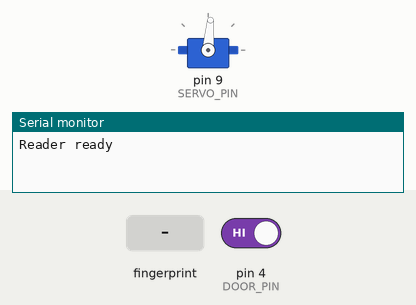
The sketch below on a simulated Arduino Uno, built with avr-gcc and run on an emulated ATmega328P. Shown: servo, the last lines printed to the serial monitor. Inputs (shaded band) come from the test bench; at power-on: pin 4 (DOOR_PIN) HIGH.

Above: at 2.2 s.
2.3 s: pin 4 (DOOR_PIN) driven LOW
At 2.8 s:
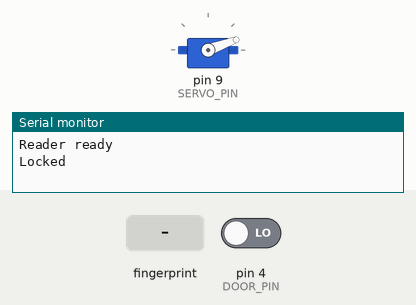
3.8 s: finger stored as number 1 placed on the sensor
At 5.0 s:
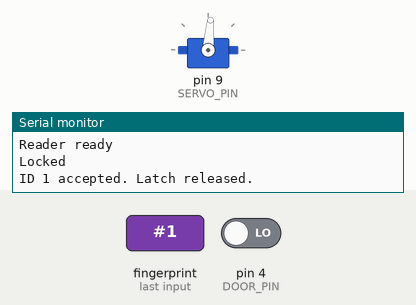
Timing chart, 0 to 10.7 s (numbered marks = the images above; inputs shaded):
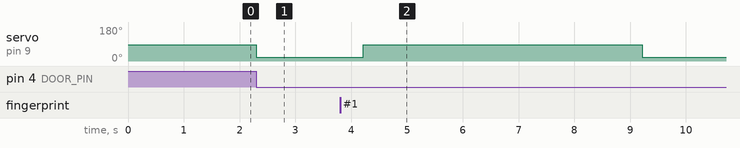

The sketch:

fingerprint_locker.ino
```cpp
#include <Adafruit_Fingerprint.h>
#include <Servo.h>
#include <SoftwareSerial.h>

constexpr byte DOOR_PIN = 4, SERVO_PIN = 9;
constexpr byte LOCKED_ANGLE = 20, RELEASED_ANGLE = 85;
constexpr unsigned long RELEASE_MS = 5000;
SoftwareSerial link(2, 3);  // Uno RX, TX
Adafruit_Fingerprint sensor(&link);
Servo latch;

bool ready = false, waitingForRemoval = false;
bool released = false, opened = false;
unsigned long releasedAt = 0, nextScanAt = 0;

void lockDoor() {
  released = false;
  latch.write(LOCKED_ANGLE);
  Serial.println(F("Locked"));
}

void setup() {
  Serial.begin(115200);
  pinMode(DOOR_PIN, INPUT_PULLUP);
  opened = digitalRead(DOOR_PIN) == HIGH;
  released = opened;
  latch.write(opened ? RELEASED_ANGLE : LOCKED_ANGLE);
  latch.attach(SERVO_PIN);
  sensor.begin(57600);
  ready = sensor.verifyPassword();
  Serial.println(ready ? F("Reader ready") : F("Reader unavailable. Check UART and power."));
}

void loop() {
  const bool doorOpen = digitalRead(DOOR_PIN) == HIGH;
  const unsigned long now = millis();
  if (released) {
    if (doorOpen) opened = true;
    else if (opened || now - releasedAt >= RELEASE_MS) lockDoor();
  }
  if (!ready || released || doorOpen || now - nextScanAt < 120) return;
  nextScanAt = now;
  const byte image = sensor.getImage();
  if (image == FINGERPRINT_NOFINGER) {
    waitingForRemoval = false;
    return;
  }
  if (image != FINGERPRINT_OK || waitingForRemoval) return;
  waitingForRemoval = true;
  const bool match = sensor.image2Tz() == FINGERPRINT_OK &&
    sensor.fingerFastSearch() == FINGERPRINT_OK && sensor.fingerID == 1;
  if (match && digitalRead(DOOR_PIN) == LOW) {
    latch.write(RELEASED_ANGLE);
    released = true;
    opened = false;
    releasedAt = millis();
    Serial.println(F("ID 1 accepted. Latch released."));
  } else {
    Serial.println(F("Access denied or scan incomplete. Lift finger and retry."));
  }
}
```

Measured:
- after the input at 2.3 s, servo on pin 9 (SERVO_PIN): 85° → 20° at once
- after the input at 3.8 s, servo on pin 9 (SERVO_PIN): 20° → 85° after 0.42 s, → 20° 5.0 s later
